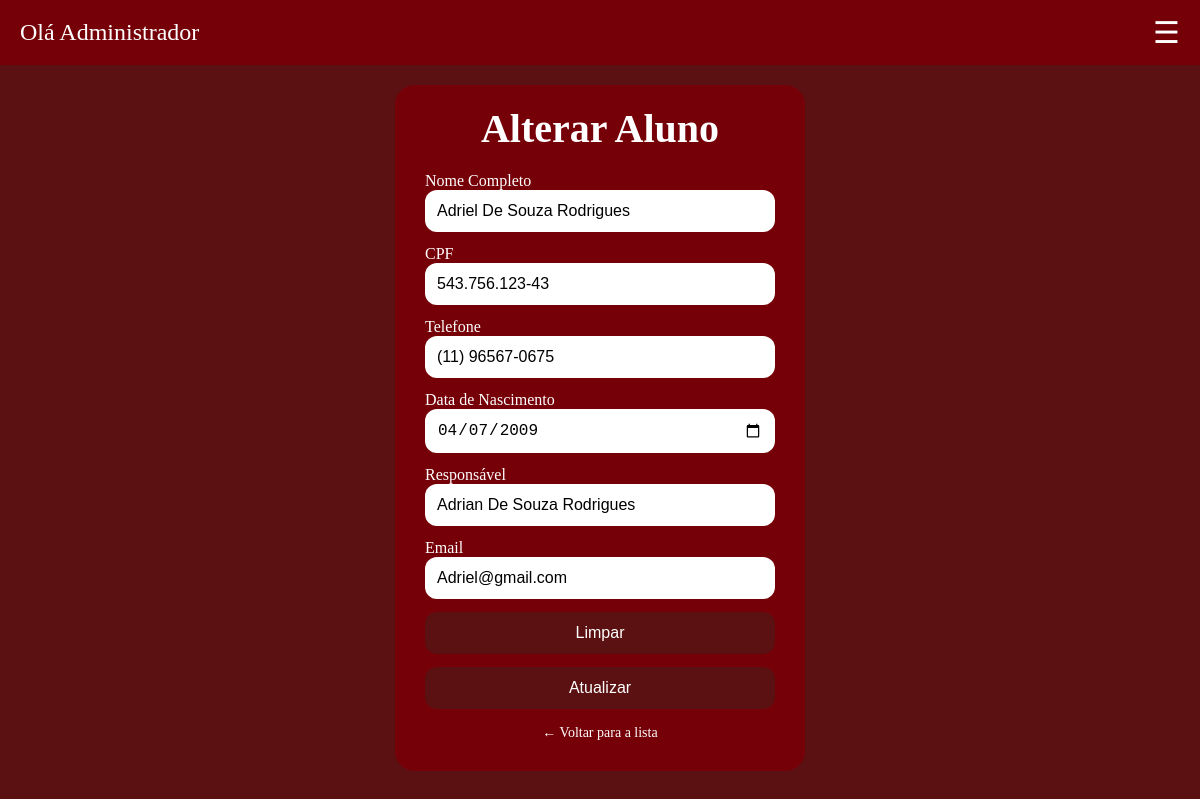
The page /Gestao-Escolar/php/admin/edaluno.php?id=1 (signed in) on the database its author committed.
### tables this page shows
CREATE TABLE IF NOT EXISTS `aluno` (
  `id_aluno` int NOT NULL AUTO_INCREMENT,
  `nome` varchar(100) NOT NULL,
  `email` varchar(50) DEFAULT NULL,
  `data_nascimento` date DEFAULT NULL,
  `cpf` varchar(14) NOT NULL,
  `tel` varchar(20) DEFAULT NULL,
  `responsavel` varchar(100) NOT NULL,
  PRIMARY KEY (`id_aluno`),
  UNIQUE KEY `cpf` (`cpf`),
  UNIQUE KEY `email` (`email`)
);

### Gestao-Escolar/php/verifica.php (called while the page is built, shortened)
<?php
function h($texto) {
    return htmlspecialchars((string)$texto, ENT_QUOTES, 'UTF-8');
}

### Gestao-Escolar/php/admin/edaluno.php (the view, shortened to what this page needs)
<?php
include "../verifica.php";
include_once "../conexao.php";
$id = $_GET["id"] ?? null;
$query = $sql->prepare("SELECT * FROM aluno WHERE id_aluno = ?");
$query->bind_param("i", $id);
$query->execute();
$result = $query->get_result();
$row = $result->fetch_assoc();
?>
<!DOCTYPE html>
<html lang="pt-br">
<head>
    <link rel="stylesheet" href="../../css/style.css">
</head>
<body class="sla">
<?php include "../includes/header_admin.php"; ?>
<div class="divform">
  <h2 class="titulo">Alterar Aluno</h2>
  <form action="../alteraraluno.php" method="post" class="formularios">
        <div class="org">
          <label for="nome">Nome Completo</label>
          <input type="text" id="nome" name="nome" required value="<?php echo h($row['nome']); ?>">
        </div>
        <div class="org">
          <label for="cpf">CPF</label>
          <input type="text" id="cpf" name="cpf" required placeholder="000.000.000-00" pattern="\d{3}\.\d{3}\.\d{3}-\d{2}" value="<?php echo h($row['cpf']); ?>">
        </div>
        <div class="org">
          <label for="telefone">Telefone</label>
          <input type="tel" id="telefone" name="telefone" required placeholder="(00) 91234-5678" pattern="\(\d{2}\) \d{4,5}-\d{4}" value="<?php echo h($row['tel']); ?>">
        </div>
        <div class="org">
          <label for="diasnasc">Data de Nascimento</label>
          <input type="date" id="diasnasc" name="dataNascimento" value="<?php echo h($row['data_nascimento']); ?>">
        </div>
        <div class="org">
          <label for="responsavel">Responsável</label>
          <input type="text" id="responsavel" name="responsavel" required value="<?php echo h($row['responsavel']); ?>">
        </div>
        <div class="org">
          <label for="email">Email</label>
          <input type="email" id="email" name="email" required value="<?php echo h($row['email']); ?>">
        </div>
    <input class="btn-form" type="reset" value="Limpar">
    <input class="btn-form" type="submit" value="Atualizar" name="atualizar">
  </form>
  <a class="voltar" href="listaraluno.php">← Voltar para a lista</a>
</div>
</body>
</html>

### Gestao-Escolar/css/style.css (style rules this page uses)
.org { display: flex; flex-direction: column; color: white; }
.sla { margin: 0; background-color: rgb(91, 17, 17); }
a { text-decoration: none; }
.divform { margin: 130px auto; margin-top: 20px; background-color: rgb(118, 0, 8); padding: 30px; border-radius: 20px; width: 350px; }
.titulo { color: #ffffff; font-size: 40px; text-align: center; margin-bottom: 20px; font-family: 'sla'; margin-top: -10px; }
.formularios { display: flex; flex-direction: column; gap: 13px; }
.formularios label { color: #fff; font-family: 'marca'; }
.formularios input { padding: 12px; border-radius: 12px; border: none; outline: none; background-color: #ffffff; font-size: 16px; }
.formularios input::placeholder { color: #000000; }
.btn, .btn-novo, .btn-form { display: inline-block; cursor: pointer; border: none; border-radius: 12px; padding: 12px 18px; font-size: 16px; background-color: rgb(118, 0, 8); color: #ffffff; transition: 0.2s; }
.btn-form { width: 100%; background-color: rgb(91, 17, 17); }
.formularios .btn-form { cursor: pointer; width: 100%; background-color: rgb(91, 17, 17); color: #ffffff; }
.voltar { display: block; margin-top: 16px; text-align: center; color: #ffffff; font-size: 14px; }

### rows shown on the page
aluno: nome "Adriel De Souza Rodrigues", cpf "543.756.123-43", telefone "(11) 96567-0675", dataNascimento "04/07/2009", responsavel "Adrian De Souza Rodrigues", email "Adriel@gmail.com"
